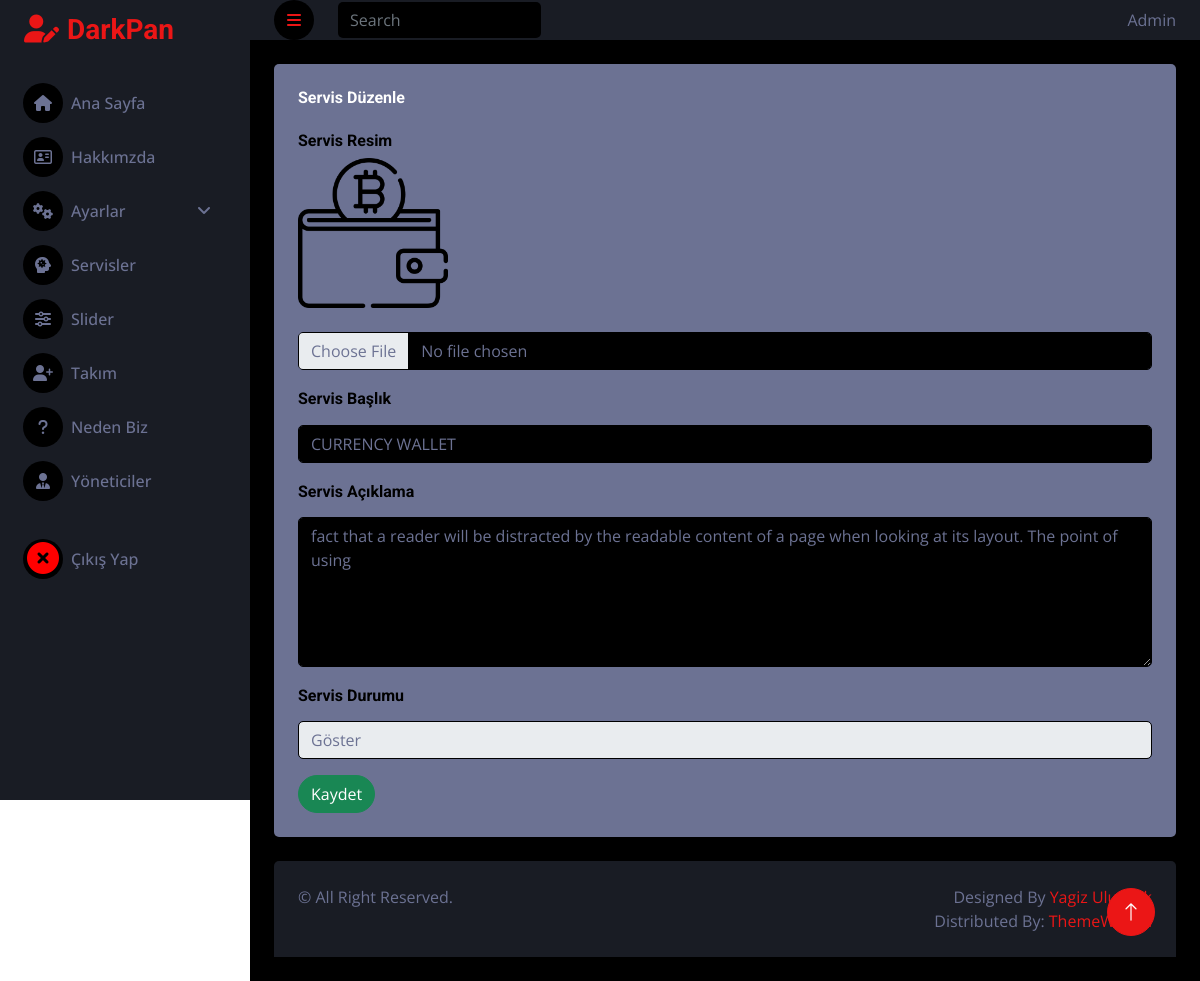
Page /admin/pages/servis-duzenle.php?servis_id=1&islem=ServisGuncelle (signed in) on the committed database.
### tables this page shows
CREATE TABLE `servis` (
  `servis_id` int(11) NOT NULL,
  `servis_ad` varchar(100) NOT NULL,
  `servis_aciklama` text NOT NULL,
  `servis_durum` tinyint(1) NOT NULL,
  `servis_resim` varchar(255) NOT NULL
);

### admin/controller/servis.controller.php (called while the page is built, shortened)
<?php
    $tablo_Ad = "servis";
    $id_alan_isim = "servis_id";
    if(isset($_GET[$id_alan_isim]))
    {
        $tablo_id = $_GET["servis_id"];
        $VeriId = new Veri();
        $veriIdGetir = $VeriId->veriIdGetir($tablo_Ad, $id_alan_isim, $tablo_id);
    }
?>

### admin/classes/functions.class.php (called while the page is built, shortened)
<?php
class Veri extends Db
{
    public function veriIdGetir($tablo_Ad, $id_alan_isim, $tablo_id)
    {
        $this->tablo_ad = $tablo_Ad;
        $this->id_alan_isim = $id_alan_isim;
        $this->tablo_id = $tablo_id;
        $query = "SELECT * FROM ".$this->tablo_ad." WHERE ".$this->id_alan_isim." = ?";
        $stmt = $this->connect()->prepare($query);
        $stmt->execute([$this->tablo_id]);
        return $stmt->fetch();
    }
}
?>

### admin/classes/db.class.php (called while the page is built)
<?php
class Db
{
    private $host = "localhost";
    private $username = "root";
    private $password = "";
    private $dbname = "kurumsal-tanitim";
    protected function connect()
    {
        try
        {
            $dsn = "mysql:host=".$this->host.";dbname=".$this->dbname;
            $pdo = new PDO($dsn,$this->username,$this->password);
            $pdo->setAttribute(PDO::ATTR_ERRMODE, PDO::ERRMODE_EXCEPTION);
            $pdo->setAttribute(PDO::ATTR_DEFAULT_FETCH_MODE, PDO::FETCH_OBJ);
            return $pdo;
        }
        catch(PDOException $e)
        {
            echo "Bağlantı Hatası: ".$e->getMessage();
        }
    }
}
?>

### admin/pages/servis-duzenle.php (the view, shortened to what this page needs)
<?php
require_once('../classes/db.class.php');
include "../classes/functions.class.php";
include "../inc/_header.php";
include "../controller/servis.controller.php";
?>
<?php
if(!isset($_SESSION["yonetici_username"]))
{
    header("location:login.php");
}
else
{
    ?>
        <body>
            <div class="container-fluid position-relative d-flex p-0" style="background-color: white; height: 100%;">
                <?php include "../inc/_sidebar.php";?>
                <div class="content">
                    <?php include "../inc/_navbar.php";?>
                    <div class="container-fluid pt-4 px-4">
                        <div class="row g-4" style="min-height: 70vh;">
                            <div class="col-sm-12 col-xl-12">
                                <div class="bg-light rounded h-100 p-4">
                                    <h6 class="mb-4">Servis Düzenle</h6>
                                    <form method="POST" enctype="multipart/form-data" style="min-height: 50vh;">
                                        <div class="mb-3">
                                        <label for="servis_resim" class="form-label d-block"> <h6 style="color: black;">Servis Resim</h6> </label>
                                            <img style="width:150px;" class="img-fluid mb-4" src="../../images/servis/<?php echo $veriIdGetir->servis_resim?>" alt="">
                                            <input class="form-control bg-dark" type="file" id="servis_resim" name="servis_resim">
                                        </div>
                                        <div class="mb-3">
                                            <label for="servis_ad" class="form-label"> <h6 style="color: black;">Servis Başlık</h6></label>
                                            <input type="text" class="form-control" id="servis_ad" name="servis_ad" value="<?php echo $veriIdGetir->servis_ad ?>">
                                        </div>
                                        <div class="mb-3">
                                            <label for="servis_aciklama" class="form-label"><h6 style="color: black;">Servis Açıklama</h6></label>
                                            <textarea class="form-control" name="servis_aciklama" id="servis_aciklama" style="min-height: 150px;"><?php echo $veriIdGetir->servis_aciklama ?></textarea>
                                        </div>
                                        <div class="mb-3">
                                            <label for="servis_durum" class="form-label"><h6 style="color: black;">Servis Durumu</h6></label>
                                            <select class="form-control" name="servis_durum" id="servis_durum">
                                                <option name="servis_durum" value="1">Göster</option>
                                            </select>
                                        </div>
                                            <button type="submit" class="btn btn-success rounded-pill" name="submit">Kaydet</button>
                                    </form>
                                </div>
                            </div>
                        </div>
                    </div>
                    <?php include "../inc/_footer.php";?>
                </div>
                <a href="#" class="btn btn-lg btn-primary btn-lg-square back-to-top">
                <i class="bi bi-arrow-up"></i>
                </a>
            </div>
        </body>
        </html>
    <?php
}
?>

### admin/css-js/style.css (style rules this page uses)
:root { --primary: #EB1616; --secondary: #191C24; --light: #6C7293; --dark: #000000; }
.back-to-top { position: fixed; display: none; right: 45px; bottom: 45px; z-index: 99; }
.btn { transition: .5s; }
.btn-lg-square { width: 48px; height: 48px; }
.btn-square, .btn-sm-square, .btn-lg-square { padding: 0; display: inline-flex; align-items: center; justify-content: center; font-weight: normal; border-radius: 50px; }
.content { margin-left: 250px; min-height: 100vh; background: var(--dark); transition: 0.5s; }
@media (min-width: 992px) { .content { width: calc(100% - 250px); } }

### rows in the picture
servis: servis_resim (picture), servis_ad "CURRENCY WALLET", servis_aciklama "fact that a reader will be distracted by the readable content of a page when looking at its layout. The point of using"

### other values in the picture
$_SESSION["yonetici_adsoyad"] "Admin"
